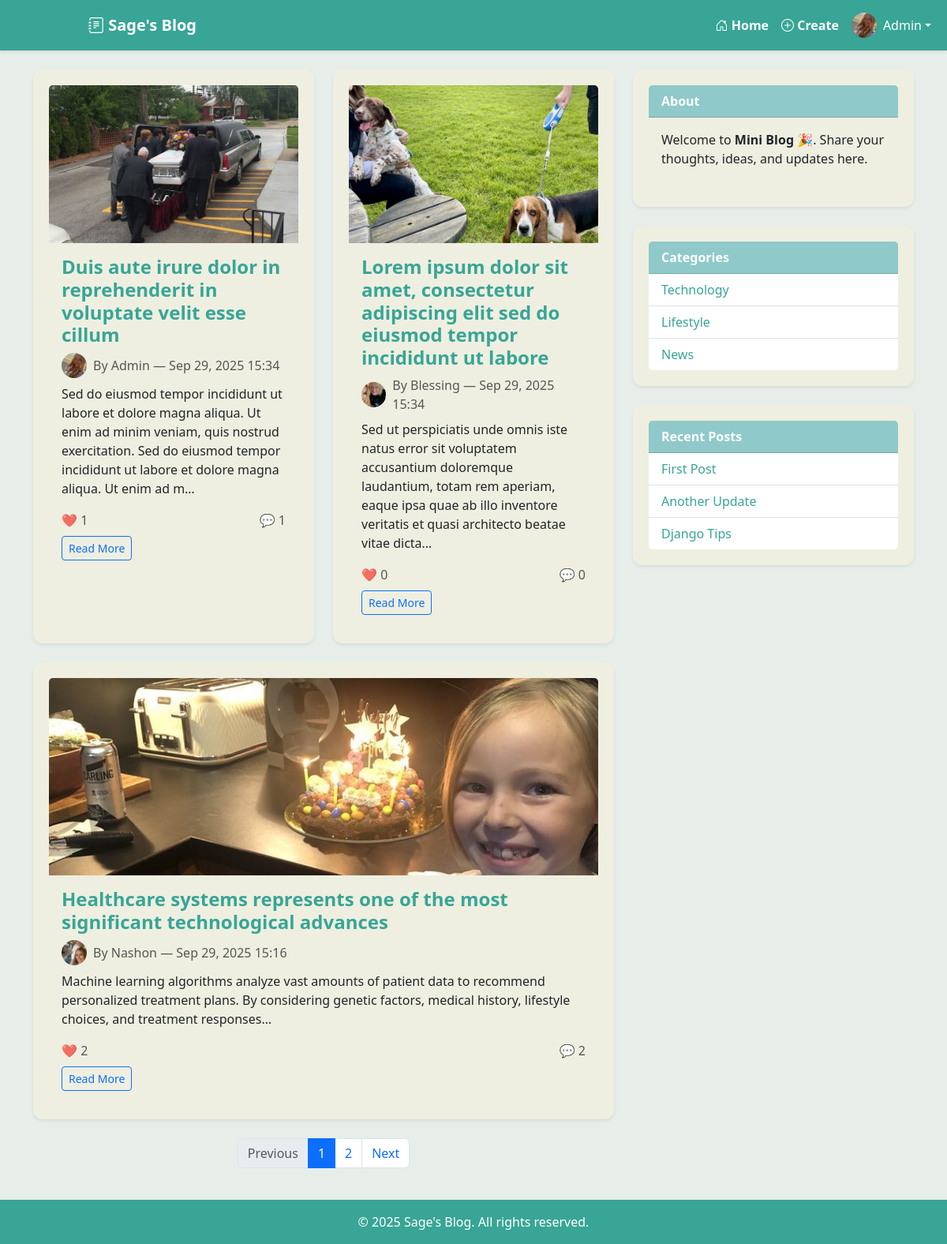
The app's page / (signed in) with its own data.
### blog/models.py (models this page shows, shortened)
class Profile(models.Model):
    user = models.OneToOneField(User, on_delete=models.CASCADE, related_name='profile')
    bio = models.TextField(blank=True)
    avatar = models.ImageField(upload_to="profile_pics/", blank=True, null=True)
    remove_avatar = models.BooleanField(default=False)
    website = models.URLField(blank=True, null=True)
    location = models.CharField(max_length=100, blank=True, null=True)
    birth_date = models.DateField(blank=True, null=True)

class Post(models.Model):
    title = models.CharField(max_length=200)
    content = models.TextField()
    author = models.ForeignKey(settings.AUTH_USER_MODEL, on_delete=models.CASCADE)
    image = models.ImageField(upload_to="post_images/", blank=True, null=True)
    created = models.DateTimeField(default=timezone.now)
    updated = models.DateTimeField(auto_now=True)
    published = models.BooleanField(default=True)
    class Meta:
        ordering = ['-created']

### blog/views.py (the view)
# urls.py: path("", views.post_list, name="post_list"),
def post_list(request):
    posts_qs = Post.objects.filter(published=True).order_by("-created")
    paginator = Paginator(posts_qs, 3)  # 3 posts per page
    page_number = request.GET.get("page")
    page_obj = paginator.get_page(page_number)
    return render(request, "blog/post_list.html", {"page_obj": page_obj})

### blog/templates/blog/post_list.html
{% extends "base.html" %}
{% load static %}
{% block content %}
  <div class="row g-4">
    {% for post in page_obj %}
      {% if forloop.last and forloop.counter|divisibleby:2 == False %}
        <div class="col-12">
          <div class="card shadow-sm h-100">
            {% if post.image %}
              <img src="{{ post.image.url }}" class="card-img-top" alt="{{ post.title }}" style="object-fit: cover; max-height: 250px;">
            {% endif %}
            <div class="card-body">
              <h4 class="card-title">
                <a href="{% url 'post_detail' post.pk %}" class="text-decoration-none">{{ post.title|capfirst }}</a>
              </h4>
              <p class="card-text text-muted mb-2 d-flex align-items-center">
                {% if post.author.profile.avatar %}
                  <img src="{{ post.author.profile.avatar.url }}"
                       class="rounded-circle me-2"
                       width="32" height="32"
                       style="object-fit: cover;">
                {% else %}
                  <img src="{% static 'profile_pics/default.webp' %}"
                       class="rounded-circle me-2"
                       width="32" height="32"
                       style="object-fit: cover;">
                {% endif %}
                By {{ post.author|capfirst }} — {{ post.created|date:"M d, Y H:i" }}
              </p>
              <p class="card-text">{{ post.content|truncatechars:200 }}</p>
              <div class="d-flex justify-content-between align-items-center mt-3">
                <a href="{% url 'post_detail' post.pk %}" class="text-decoration-none text-muted">
                  ❤️ {{ post.likes.count }}
                </a>
                <a href="{% url 'post_detail' post.pk %}" class="text-decoration-none text-muted">
                  💬 {{ post.comments.count }}
                </a>
              </div>
              <a href="{% url 'post_detail' post.pk %}" class="btn btn-outline-primary btn-sm mt-2">Read More</a>
            </div>
          </div>
        </div>
      {% else %}
        <div class="col-md-6 col-lg-6">
          <div class="card shadow-sm h-100">
            {% if post.image %}
              <img src="{{ post.image.url }}" class="card-img-top" alt="{{ post.title }}" style="object-fit: cover; max-height: 200px;">
            {% endif %}
            <div class="card-body">
              <h4 class="card-title">
                <a href="{% url 'post_detail' post.pk %}" class="text-decoration-none">{{ post.title }}</a>
              </h4>
              <p class="card-text text-muted mb-2 d-flex align-items-center">
                {% if post.author.profile.avatar %}
                  <img src="{{ post.author.profile.avatar.url }}"
                       class="rounded-circle me-2"
                       width="32" height="32"
                       style="object-fit: cover;">
                {% else %}
                  <img src="{% static 'profile_pics/default.webp' %}"
                       class="rounded-circle me-2"
                       width="32" height="32"
                       style="object-fit: cover;">
                {% endif %}
                By {{ post.author|capfirst }} — {{ post.created|date:"M d, Y H:i" }}
              </p>
              <p class="card-text">{{ post.content|truncatechars:200 }}</p>
              <div class="d-flex justify-content-between align-items-center mt-3">
                <a href="{% url 'post_detail' post.pk %}" class="text-decoration-none text-muted">
                  ❤️ {{ post.likes.count }}
                </a>
                <a href="{% url 'post_detail' post.pk %}" class="text-decoration-none text-muted">
                  💬 {{ post.comments.count }}
                </a>
              </div>
              <a href="{% url 'post_detail' post.pk %}" class="btn btn-outline-primary btn-sm mt-2">Read More</a>
            </div>
          </div>
        </div>
      {% endif %}
    {% empty %}
      <p>No posts yet.</p>
    {% endfor %}
  </div>
  {% if page_obj.has_other_pages %}
  <nav aria-label="Page navigation" class="mt-4">
    <ul class="pagination justify-content-center">
      {% if page_obj.has_previous %}
        <li class="page-item">
          <a class="page-link" href="?page={{ page_obj.previous_page_number }}">Previous</a>
        </li>
      {% else %}
        <li class="page-item disabled"><span class="page-link">Previous</span></li>
      {% endif %}
      {% for num in page_obj.paginator.page_range %}
        {% if page_obj.number == num %}
          <li class="page-item active"><span class="page-link">{{ num }}</span></li>
        {% else %}
          <li class="page-item"><a class="page-link" href="?page={{ num }}">{{ num }}</a></li>
        {% endif %}
      {% endfor %}
      {% if page_obj.has_next %}
        <li class="page-item">
          <a class="page-link" href="?page={{ page_obj.next_page_number }}">Next</a>
        </li>
      {% else %}
        <li class="page-item disabled"><span class="page-link">Next</span></li>
      {% endif %}
    </ul>
  </nav>
  {% endif %}
{% endblock %}

### templates/base.html (shortened to what this page needs)
{% load static %}
<!doctype html>
<html>
  <head>
    <link href="https://cdn.jsdelivr.net/npm/bootstrap@5.3.0/dist/css/bootstrap.min.css" rel="stylesheet">
    <link href="https://cdn.jsdelivr.net/npm/bootstrap-icons@1.11.3/font/bootstrap-icons.css" rel="stylesheet">
    <link rel="stylesheet" href="{% static 'css/styles.css' %}">
  </head>
  <body class="d-flex flex-column min-vh-100">
    <nav class="navbar navbar-expand-lg sticky-top bg-light shadow-sm">
      <div class="container-fluid">
        <a class="navbar-brand fw-bold" href="{% url 'post_list' %}">
          <i class="bi bi-journal-text"></i> Sage's Blog
        </a>
        <div class="collapse navbar-collapse" id="navbarNav">
          <ul class="navbar-nav ms-auto align-items-center">
            <li class="nav-item">
              <a class="nav-link fw-semibold" href="{% url 'post_list' %}">
                <i class="bi bi-house-door"></i> Home
              </a>
            </li>
            {% if user.is_authenticated %}
              <li class="nav-item">
                <a class="nav-link fw-semibold" href="{% url 'post_create' %}">
                  <i class="bi bi-plus-circle"></i> Create
                </a>
              </li>
              <li class="nav-item dropdown">
                <a class="nav-link dropdown-toggle d-flex align-items-center" href="#" id="profileDropdown"
                  role="button" data-bs-toggle="dropdown" aria-expanded="false">
                  {% if user.profile.avatar %}
                    <img src="{{ user.profile.avatar.url }}" alt="Profile"
                        class="rounded-circle me-lg-2" width="32" height="32" style="object-fit: cover;">
                  {% else %}
                    <img src="{% static 'profile_pics/default.webp' %}" alt="Default Profile"
                        class="rounded-circle me-lg-2" width="32" height="32" style="object-fit: cover;">
                  {% endif %}
                  <span class="d-none d-lg-inline">{{ user.username }}</span>
                </a>
              </li>
            {% endif %}
          </ul>
        </div>
      </div>
    </nav>
    <main class="container flex-grow-1 my-4">
      <div class="row g-4">
        <div class="col-md-8">
          {% block content %}{% endblock %}
        </div>
        <aside class="col-md-4">
          <div class="card mb-4 shadow-sm">
            <div class="card-header">About</div>
            <div class="card-body">
              <p>Welcome to <strong>Mini Blog</strong> 🎉. Share your thoughts, ideas, and updates here.</p>
            </div>
          </div>
          <div class="card mb-4 shadow-sm">
            <div class="card-header">Categories</div>
            <ul class="list-group list-group-flush">
              <li class="list-group-item"><a href="#">Technology</a></li>
              <li class="list-group-item"><a href="#">Lifestyle</a></li>
              <li class="list-group-item"><a href="#">News</a></li>
            </ul>
          </div>
          <div class="card shadow-sm">
            <div class="card-header">Recent Posts</div>
            <ul class="list-group list-group-flush">
              <li class="list-group-item"><a href="#">First Post</a></li>
              <li class="list-group-item"><a href="#">Another Update</a></li>
              <li class="list-group-item"><a href="#">Django Tips</a></li>
            </ul>
          </div>
        </aside>
      </div>
    </main>
    <footer class="text-center py-3 mt-auto">
      <p class="mb-0">&copy; {{ year|default:2025 }} Sage's Blog. All rights reserved.</p>
    </footer>
  </body>
</html>

### static/css/styles.css (style rules this page uses)
:root { --primary: #38a596; --secondary: #90c9c9; --accent: #26727f; --bg-light: #e7eeea; }
body { background-color: var(--bg-light); font-family: "Segoe UI", sans-serif; color: #333; }
.navbar { background-color: var(--primary) !important; }
.navbar-brand { margin-left: 100px; }
.navbar-brand, .navbar-nav .nav-link { color: white !important; font-weight: 500; }
.card { border: none; background-color: #fff; border-radius: 15px; transition: transform 0.2s ease; box-shadow: 0 2px 6px rgba(0,0,0,0.3); }
.card-header { background-color: var(--secondary); color: #fff; font-weight: 600; }
a { color: var(--primary); text-decoration: none; }
footer { background-color: var(--primary); color: white; }
.card { background-color: #EEEFE0; border-radius: 12px; padding: 20px; }
.card-title { color: #819A91; font-weight: bold; }
.card p { margin-bottom: 0.8rem; }
.card a { text-decoration: none; }

### records on screen
Post: image (picture), title "Duis aute irure dolor in reprehenderit in voluptate velit esse cillum", author.profile.avatar (picture), author "Admin", created "Sep 29, 2025 15:34", content "Sed do eiusmod tempor incididunt ut labore et dolore magna aliqua. Ut enim ad minim veniam, quis nostrud exercitation. Sed do eiusmod tempor incididunt ut labore et dolore magna aliqua. Ut enim ad m…", likes.count "1", comments.count "1"
Post: image (picture), title "Lorem ipsum dolor sit amet, consectetur adipiscing elit sed do eiusmod tempor incididunt ut labore", author.profile.avatar (picture), author "Blessing", created "Sep 29, 2025 15:34", content "Sed ut perspiciatis unde omnis iste natus error sit voluptatem accusantium doloremque laudantium, totam rem aperiam, eaque ipsa quae ab illo inventore veritatis et quasi architecto beatae vitae dicta…", likes.count "0", comments.count "0"
Post: image (picture), title "Healthcare systems represents one of the most significant technological advances", author.profile.avatar (picture), author "Nashon", created "Sep 29, 2025 15:16", content "Machine learning algorithms analyze vast amounts of patient data to recommend personalized treatment plans. By considering genetic factors, medical history, lifestyle choices, and treatment responses…", likes.count "2", comments.count "2"

### other values on screen
{{ user.username }} "Admin"
{{ num }} "1"
{{ num }} "2"
{{ year|default:2025 }} "2025"
